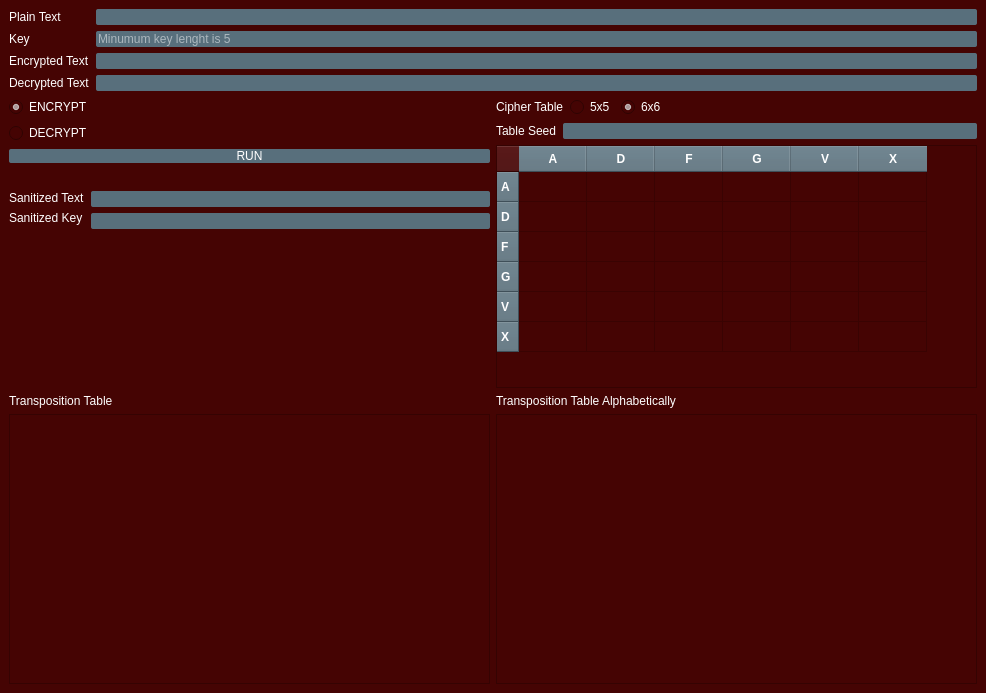
<?xml version="1.0" encoding="UTF-8"?>
<ui version="4.0">
 <class>MainWindow</class>
 <widget class="QMainWindow" name="MainWindow">
  <property name="geometry">
   <rect>
    <x>0</x>
    <y>0</y>
    <width>986</width>
    <height>693</height>
   </rect>
  </property>
  <property name="windowTitle">
   <string>MainWindow</string>
  </property>
  <property name="styleSheet">
   <string notr="true">background-color: rgb(69, 4, 3);
font:87 12pt &quot;Arial Black&quot;;
color: rgb(255, 255, 255);</string>
  </property>
  <widget class="QWidget" name="centralwidget">
   <layout class="QGridLayout" name="gridLayout">
    <item row="0" column="0">
     <layout class="QHBoxLayout" name="horizontalLayout">
      <item>
       <layout class="QVBoxLayout" name="verticalLayout_2">
        <item>
         <widget class="QLabel" name="labelPlainText">
          <property name="styleSheet">
           <string notr="true">font:87 12pt &quot;Arial Black&quot;;
color: rgb(255, 255, 255);</string>
          </property>
          <property name="text">
           <string>Plain Text</string>
          </property>
         </widget>
        </item>
        <item>
         <widget class="QLabel" name="labelKey">
          <property name="styleSheet">
           <string notr="true">font:87 12pt &quot;Arial Black&quot;;
color: rgb(255, 255, 255);</string>
          </property>
          <property name="text">
           <string>Key</string>
          </property>
         </widget>
        </item>
        <item>
         <widget class="QLabel" name="labelEncryptedText">
          <property name="styleSheet">
           <string notr="true">font:87 12pt &quot;Arial Black&quot;;
color: rgb(255, 255, 255);</string>
          </property>
          <property name="text">
           <string>Encrypted Text</string>
          </property>
         </widget>
        </item>
        <item>
         <widget class="QLabel" name="labelDecryptedText">
          <property name="styleSheet">
           <string notr="true">font:87 12pt &quot;Arial Black&quot;;
color: rgb(255, 255, 255);</string>
          </property>
          <property name="text">
           <string>Decrypted Text</string>
          </property>
         </widget>
        </item>
       </layout>
      </item>
      <item>
       <layout class="QVBoxLayout" name="verticalLayout">
        <item>
         <widget class="QLineEdit" name="lineEditPlainText">
          <property name="styleSheet">
           <string notr="true">border-radius:2px;
background-color:rgb(88, 111, 124);
font:87 10pt &quot;Arial Black&quot;;
color: rgb(255, 255, 255);</string>
          </property>
          <property name="text">
           <string/>
          </property>
          <property name="clearButtonEnabled">
           <bool>false</bool>
          </property>
         </widget>
        </item>
        <item>
         <widget class="QLineEdit" name="lineEditKey">
          <property name="styleSheet">
           <string notr="true">border-radius:2px;
background-color:rgb(88, 111, 124);
font:87 10pt &quot;Arial Black&quot;;
color: rgb(255, 255, 255);</string>
          </property>
          <property name="placeholderText">
           <string>Minumum key lenght is 5</string>
          </property>
         </widget>
        </item>
        <item>
         <widget class="QLineEdit" name="lineEditEncryptedText">
          <property name="styleSheet">
           <string notr="true">border-radius:2px;
background-color:rgb(88, 111, 124);
font:87 10pt &quot;Arial Black&quot;;
color: rgb(255, 255, 255);</string>
          </property>
         </widget>
        </item>
        <item>
         <widget class="QLineEdit" name="lineEditDecryptedText">
          <property name="styleSheet">
           <string notr="true">border-radius:2px;
background-color:rgb(88, 111, 124);
font:87 10pt &quot;Arial Black&quot;;
color: rgb(255, 255, 255);</string>
          </property>
         </widget>
        </item>
       </layout>
      </item>
     </layout>
    </item>
    <item row="1" column="0">
     <layout class="QHBoxLayout" name="horizontalLayout_2">
      <item>
       <layout class="QVBoxLayout" name="verticalLayout_4">
        <item>
         <layout class="QVBoxLayout" name="verticalLayout_3">
          <item>
           <widget class="QRadioButton" name="radioButtonEncrypt">
            <property name="text">
             <string>ENCRYPT</string>
            </property>
            <property name="checked">
             <bool>true</bool>
            </property>
            <attribute name="buttonGroup">
             <string notr="true">buttonGroup</string>
            </attribute>
           </widget>
          </item>
          <item>
           <widget class="QRadioButton" name="radioButtonDecrypt">
            <property name="text">
             <string>DECRYPT             </string>
            </property>
            <property name="checked">
             <bool>false</bool>
            </property>
            <attribute name="buttonGroup">
             <string notr="true">buttonGroup</string>
            </attribute>
           </widget>
          </item>
          <item>
           <widget class="QPushButton" name="pushButtonRUN">
            <property name="styleSheet">
             <string notr="true">QPushButton{
border-radius:2px;
background-color:rgb(88, 111, 124);
color: rgb(255, 255, 255);
}
QPushButton:hover{
background-color:rgb(88, 181, 124);
}
QPushButton:pressed{
background-color:rgb(118, 131, 124);
}</string>
            </property>
            <property name="text">
             <string>RUN</string>
            </property>
           </widget>
          </item>
         </layout>
        </item>
        <item>
         <widget class="QLineEdit" name="lineEditError">
          <property name="styleSheet">
           <string notr="true">border-radius:2px;
font:87 10pt &quot;Arial Black&quot;;
color: rgb(255, 55, 55);</string>
          </property>
          <property name="text">
           <string/>
          </property>
          <property name="readOnly">
           <bool>true</bool>
          </property>
         </widget>
        </item>
        <item>
         <layout class="QHBoxLayout" name="horizontalLayout_6">
          <item>
           <layout class="QVBoxLayout" name="verticalLayout_6">
            <item>
             <widget class="QLabel" name="labelSanitizedText">
              <property name="styleSheet">
               <string notr="true">font:87 12pt &quot;Arial Black&quot;;
color: rgb(255, 255, 255);</string>
              </property>
              <property name="text">
               <string>Sanitized Text</string>
              </property>
             </widget>
            </item>
            <item>
             <widget class="QLabel" name="labelSanitizedKey">
              <property name="styleSheet">
               <string notr="true">font:87 12pt &quot;Arial Black&quot;;
color: rgb(255, 255, 255);</string>
              </property>
              <property name="text">
               <string>Sanitized Key</string>
              </property>
             </widget>
            </item>
            <item>
             <spacer name="verticalSpacer">
              <property name="orientation">
               <enum>Qt::Vertical</enum>
              </property>
              <property name="sizeHint" stdset="0">
               <size>
                <width>20</width>
                <height>117</height>
               </size>
              </property>
             </spacer>
            </item>
           </layout>
          </item>
          <item>
           <layout class="QVBoxLayout" name="verticalLayout_7">
            <item>
             <widget class="QLineEdit" name="lineEditSanitizedText">
              <property name="styleSheet">
               <string notr="true">border-radius:2px;
background-color:rgb(88, 111, 124);
font:87 10pt &quot;Arial Black&quot;;
color: rgb(255, 255, 255);</string>
              </property>
              <property name="readOnly">
               <bool>true</bool>
              </property>
             </widget>
            </item>
            <item>
             <widget class="QLineEdit" name="lineEditSanitizedKey">
              <property name="styleSheet">
               <string notr="true">border-radius:2px;
background-color:rgb(88, 111, 124);
font:87 10pt &quot;Arial Black&quot;;
color: rgb(255, 255, 255);</string>
              </property>
              <property name="readOnly">
               <bool>true</bool>
              </property>
             </widget>
            </item>
            <item>
             <spacer name="verticalSpacer_2">
              <property name="orientation">
               <enum>Qt::Vertical</enum>
              </property>
              <property name="sizeHint" stdset="0">
               <size>
                <width>20</width>
                <height>40</height>
               </size>
              </property>
             </spacer>
            </item>
           </layout>
          </item>
         </layout>
        </item>
       </layout>
      </item>
      <item>
       <layout class="QVBoxLayout" name="verticalLayout_5">
        <item>
         <layout class="QHBoxLayout" name="horizontalLayout_4">
          <item>
           <layout class="QHBoxLayout" name="horizontalLayout_3">
            <item>
             <widget class="QLabel" name="labelPlainTextCipherTable">
              <property name="styleSheet">
               <string notr="true">font:87 12pt &quot;Arial Black&quot;;
color: rgb(255, 255, 255);</string>
              </property>
              <property name="text">
               <string>Cipher Table</string>
              </property>
             </widget>
            </item>
            <item>
             <widget class="QRadioButton" name="radioButton5x5">
              <property name="text">
               <string>5x5</string>
              </property>
             </widget>
            </item>
            <item>
             <widget class="QRadioButton" name="radioButton6x6">
              <property name="text">
               <string>6x6</string>
              </property>
              <property name="checked">
               <bool>true</bool>
              </property>
             </widget>
            </item>
            <item>
             <spacer name="horizontalSpacer">
              <property name="orientation">
               <enum>Qt::Horizontal</enum>
              </property>
              <property name="sizeHint" stdset="0">
               <size>
                <width>40</width>
                <height>20</height>
               </size>
              </property>
             </spacer>
            </item>
           </layout>
          </item>
         </layout>
        </item>
        <item>
         <layout class="QHBoxLayout" name="horizontalLayout_5">
          <item>
           <widget class="QLabel" name="labelPlainText_4">
            <property name="styleSheet">
             <string notr="true">font:87 12pt &quot;Arial Black&quot;;
color: rgb(255, 255, 255);</string>
            </property>
            <property name="text">
             <string>Table Seed</string>
            </property>
           </widget>
          </item>
          <item>
           <widget class="QLineEdit" name="lineEditTableSeed">
            <property name="styleSheet">
             <string notr="true">border-radius:2px;
background-color:rgb(88, 111, 124);
font:87 10pt &quot;Arial Black&quot;;
color: rgb(255, 255, 255);</string>
            </property>
           </widget>
          </item>
         </layout>
        </item>
        <item>
         <widget class="QTableWidget" name="tableWidgetCipherTable">
          <property name="styleSheet">
           <string notr="true">QHeaderView::section {
	background-color:rgb(88, 111, 124);
    color: white; 
    font-weight: bold;
}
QHeaderView::section:horizontal {
	height: 18px

}
QHeaderView::section {
padding: 4px;
}
QTableWidget{
background-color: rgb(69, 4, 3);
font:87 12pt &quot;Arial Black&quot;;
color: rgb(255, 255, 255);
}</string>
          </property>
          <property name="editTriggers">
           <set>QAbstractItemView::NoEditTriggers</set>
          </property>
          <attribute name="horizontalHeaderDefaultSectionSize">
           <number>68</number>
          </attribute>
          <attribute name="horizontalHeaderHighlightSections">
           <bool>true</bool>
          </attribute>
          <attribute name="horizontalHeaderShowSortIndicator" stdset="0">
           <bool>false</bool>
          </attribute>
          <attribute name="horizontalHeaderStretchLastSection">
           <bool>false</bool>
          </attribute>
          <attribute name="verticalHeaderVisible">
           <bool>true</bool>
          </attribute>
          <attribute name="verticalHeaderCascadingSectionResizes">
           <bool>false</bool>
          </attribute>
          <attribute name="verticalHeaderDefaultSectionSize">
           <number>30</number>
          </attribute>
          <attribute name="verticalHeaderMinimumSectionSize">
           <number>25</number>
          </attribute>
          <attribute name="verticalHeaderShowSortIndicator" stdset="0">
           <bool>false</bool>
          </attribute>
          <attribute name="verticalHeaderStretchLastSection">
           <bool>false</bool>
          </attribute>
          <row>
           <property name="text">
            <string>A</string>
           </property>
          </row>
          <row>
           <property name="text">
            <string>D</string>
           </property>
          </row>
          <row>
           <property name="text">
            <string>F</string>
           </property>
          </row>
          <row>
           <property name="text">
            <string>G</string>
           </property>
          </row>
          <row>
           <property name="text">
            <string>V</string>
           </property>
          </row>
          <row>
           <property name="text">
            <string>X</string>
           </property>
          </row>
          <column>
           <property name="text">
            <string>A</string>
           </property>
          </column>
          <column>
           <property name="text">
            <string>D</string>
           </property>
          </column>
          <column>
           <property name="text">
            <string>F</string>
           </property>
          </column>
          <column>
           <property name="text">
            <string>G</string>
           </property>
          </column>
          <column>
           <property name="text">
            <string>V</string>
           </property>
          </column>
          <column>
           <property name="text">
            <string>X</string>
           </property>
          </column>
          <item row="0" column="0">
           <property name="text">
            <string/>
           </property>
          </item>
         </widget>
        </item>
       </layout>
      </item>
     </layout>
    </item>
    <item row="2" column="0">
     <layout class="QHBoxLayout" name="horizontalLayout_7">
      <item>
       <layout class="QVBoxLayout" name="verticalLayout_8">
        <item>
         <widget class="QLabel" name="labelTranspositionTable">
          <property name="text">
           <string>Transposition Table</string>
          </property>
         </widget>
        </item>
        <item>
         <widget class="QTableWidget" name="tableWidgetTranspositionTable">
          <property name="styleSheet">
           <string notr="true">QHeaderView::section {
	background-color:rgb(88, 111, 124);
    color: white; 
    font-weight: bold;
}
QHeaderView::section:horizontal {
	height: 18px

}
QHeaderView::section {
padding: 4px;
}
QTableWidget{
background-color: rgb(69, 4, 3);
font:87 12pt &quot;Arial Black&quot;;
color: rgb(255, 255, 255);
}</string>
          </property>
          <property name="editTriggers">
           <set>QAbstractItemView::NoEditTriggers</set>
          </property>
          <attribute name="horizontalHeaderDefaultSectionSize">
           <number>68</number>
          </attribute>
          <attribute name="horizontalHeaderHighlightSections">
           <bool>true</bool>
          </attribute>
          <attribute name="horizontalHeaderShowSortIndicator" stdset="0">
           <bool>false</bool>
          </attribute>
          <attribute name="horizontalHeaderStretchLastSection">
           <bool>false</bool>
          </attribute>
          <attribute name="verticalHeaderVisible">
           <bool>true</bool>
          </attribute>
          <attribute name="verticalHeaderCascadingSectionResizes">
           <bool>false</bool>
          </attribute>
          <attribute name="verticalHeaderDefaultSectionSize">
           <number>30</number>
          </attribute>
          <attribute name="verticalHeaderMinimumSectionSize">
           <number>25</number>
          </attribute>
          <attribute name="verticalHeaderShowSortIndicator" stdset="0">
           <bool>false</bool>
          </attribute>
          <attribute name="verticalHeaderStretchLastSection">
           <bool>false</bool>
          </attribute>
         </widget>
        </item>
       </layout>
      </item>
      <item>
       <layout class="QVBoxLayout" name="verticalLayout_9">
        <item>
         <widget class="QLabel" name="labelTranspositionTableAlphabetically">
          <property name="text">
           <string>Transposition Table Alphabetically</string>
          </property>
         </widget>
        </item>
        <item>
         <widget class="QTableWidget" name="tableWidgetTranspositionTableAlphabetically">
          <property name="styleSheet">
           <string notr="true">QHeaderView::section {
	background-color:rgb(88, 111, 124);
    color: white; 
    font-weight: bold;
}
QHeaderView::section:horizontal {
	height: 18px

}
QHeaderView::section {
padding: 4px;
}
QTableWidget{
background-color: rgb(69, 4, 3);
font:87 12pt &quot;Arial Black&quot;;
color: rgb(255, 255, 255);
}</string>
          </property>
          <property name="editTriggers">
           <set>QAbstractItemView::NoEditTriggers</set>
          </property>
          <attribute name="horizontalHeaderDefaultSectionSize">
           <number>68</number>
          </attribute>
          <attribute name="horizontalHeaderHighlightSections">
           <bool>true</bool>
          </attribute>
          <attribute name="horizontalHeaderShowSortIndicator" stdset="0">
           <bool>false</bool>
          </attribute>
          <attribute name="horizontalHeaderStretchLastSection">
           <bool>false</bool>
          </attribute>
          <attribute name="verticalHeaderVisible">
           <bool>true</bool>
          </attribute>
          <attribute name="verticalHeaderCascadingSectionResizes">
           <bool>false</bool>
          </attribute>
          <attribute name="verticalHeaderDefaultSectionSize">
           <number>30</number>
          </attribute>
          <attribute name="verticalHeaderMinimumSectionSize">
           <number>25</number>
          </attribute>
          <attribute name="verticalHeaderShowSortIndicator" stdset="0">
           <bool>false</bool>
          </attribute>
          <attribute name="verticalHeaderStretchLastSection">
           <bool>false</bool>
          </attribute>
         </widget>
        </item>
       </layout>
      </item>
     </layout>
    </item>
   </layout>
  </widget>
 </widget>
 <resources/>
 <connections/>
 <buttongroups>
  <buttongroup name="buttonGroup"/>
 </buttongroups>
</ui>
